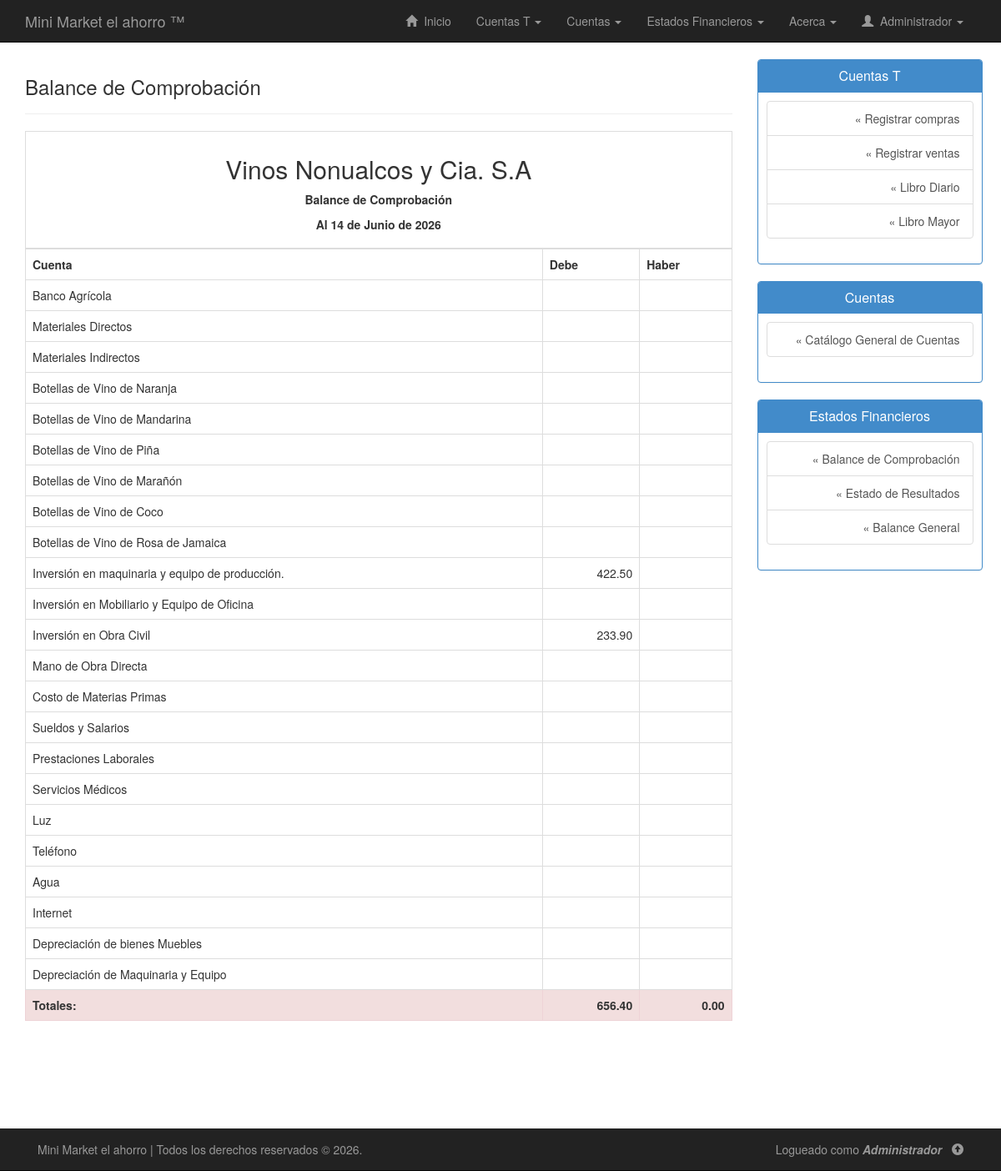
The app's page /php/balance-comprobacion.php (signed in), older data.
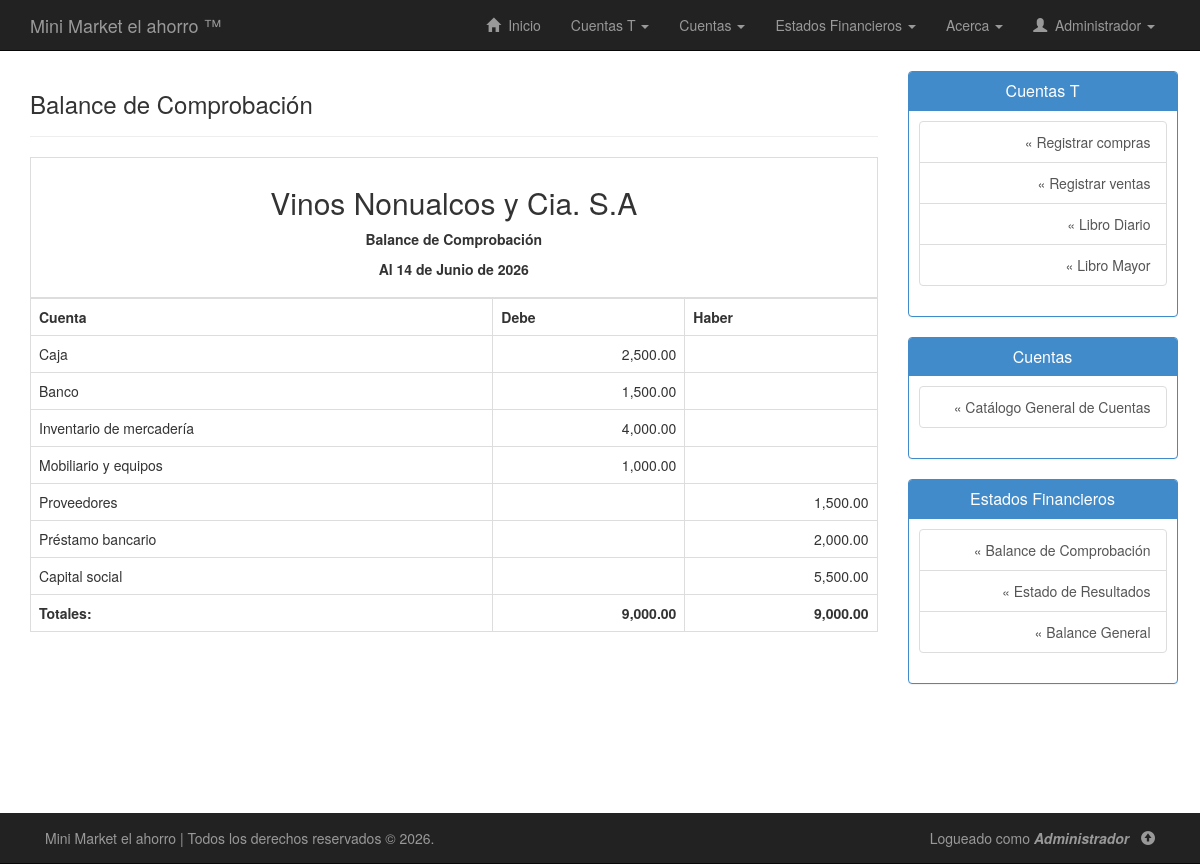
The same page, newer data.
### tables this page shows
CREATE TABLE `cuentas` (
  `codigo_cuenta` varchar(20) NOT NULL,
  `subgrupo` varchar(20) DEFAULT NULL,
  `nombre_cuenta` varchar(50) NOT NULL,
  `tiene_subcuenta` enum('Si','No') NOT NULL,
  `descripcion_cuenta` varchar(255) DEFAULT NULL,
  `saldo_debe` double NOT NULL,
  `saldo_haber` double NOT NULL
);

### php/balance-comprobacion.php (the view, shortened to what this page needs)
<!DOCTYPE html>
<html lang="es">
<head>
	<link rel="stylesheet" type="text/css" href="../css/bootstrap.min.css"/>
	<link rel="stylesheet" type="text/css" href="../css/estilos.css"/>
</head>
<body>
	<?php include("nav.php"); ?>
	<div class="container" id="contenido">
		<div class="row row-offcanvas row-offcanvas-right">
			<div class="col-xs-12 col-sm-9">
				<div class="page-header">
        			<h3>Balance de Comprobación</h3>
        		</div>
        		<div class="row">
        			<div class="container">
        				<table class="table table-bordered table-hover">
        					<thead>
								<tr>
									<th colspan="4">
										<h2 class="text-center">Vinos Nonualcos y Cia. S.A</h2>
										<p align="center">
											<strong>Balance de Comprobación</strong>
										</p>
										<p align="center">
										</p>
									</th>
								</tr>
							</thead>
							<tbody>
								<tr>
									<th>Cuenta</th>
									<th>Debe</th>
									<th>Haber</th>
								</tr>
								<?php
								if(!isset($conexion)){
									include("conexion.php");
									$sql = "SELECT * FROM cuentas";
									$ejecutar = $conexion->query($sql);
									while($regs = $ejecutar->fetch_assoc()){
										echo "<tr>";
										echo "<td>".utf8_encode($regs["nombre_cuenta"])."</td>";
										if($regs["saldo_debe"]==0){
											echo "<td></td>";
										} else {
											echo "<td class='text-right'>".number_format($regs["saldo_debe"],2)."</td>";
										}
										if($regs["saldo_haber"]==0){
											echo "<td></td>";
										} else {
											echo "<td class='text-right'>".number_format($regs["saldo_haber"],2)."</td>";
										}
										echo "</tr>";
									}
									$sql = "SELECT SUM(saldo_debe) sumadebe, SUM(saldo_haber) sumahaber FROM cuentas";
									$ejecutar = $conexion->query($sql);
									echo "<tr>";
									while($reg = $ejecutar->fetch_assoc()){
										if($reg["sumadebe"]!=$reg["sumahaber"]){
											echo "<td class='danger'><strong>Totales:</strong> </td>";
											echo "<td class='text-right danger'><strong>".number_format($reg["sumadebe"],2)."</strong></td>";
											echo "<td class='text-right danger'><strong>".number_format($reg["sumahaber"],2)."</strong></td>";
										} else {
											echo "<td><strong>Totales:</strong> </td>";
											echo "<td class='text-right'><strong>".number_format($reg["sumadebe"],2)."</strong></td>";
											echo "<td class='text-right'><strong>".number_format($reg["sumahaber"],2)."</strong></td>";
										}
									}
									echo "</tr>";
								}
								?>
							</tbody>
        				</table>
        			</div>
        		</div>
        	</div>
        	<?php include("sidebar.php"); ?>
        </div>
    </div>
	<?php include("footer.php"); ?>
</body>
</html>

Row changes from the older to the newer data that the page shows:
removed cuentas: nombre_cuenta "Banco Agrícola", saldo_debe 0 (drawn), saldo_haber 0 (drawn)
removed cuentas: nombre_cuenta "Materiales Directos", saldo_debe 0 (drawn), saldo_haber 0 (drawn)
removed cuentas: nombre_cuenta "Materiales Indirectos", saldo_debe 0 (drawn), saldo_haber 0 (drawn)
removed cuentas: nombre_cuenta "Botellas de Vino de Naranja", saldo_debe 0 (drawn), saldo_haber 0 (drawn)
removed cuentas: nombre_cuenta "Botellas de Vino de Mandarina", saldo_debe 0 (drawn), saldo_haber 0 (drawn)
removed cuentas: nombre_cuenta "Botellas de Vino de Piña", saldo_debe 0 (drawn), saldo_haber 0 (drawn)
removed cuentas: nombre_cuenta "Botellas de Vino de Marañón", saldo_debe 0 (drawn), saldo_haber 0 (drawn)
removed cuentas: nombre_cuenta "Botellas de Vino de Coco", saldo_debe 0 (drawn), saldo_haber 0 (drawn)
removed cuentas: nombre_cuenta "Botellas de Vino de Rosa de Jamaica", saldo_debe 0 (drawn), saldo_haber 0 (drawn)
removed cuentas: nombre_cuenta "Inversión en maquinaria y equipo de producción.", saldo_debe "422.50", saldo_haber 0 (drawn)
removed cuentas: nombre_cuenta "Inversión en Mobiliario y Equipo de Oficina", saldo_debe 0 (drawn), saldo_haber 0 (drawn)
removed cuentas: nombre_cuenta "Inversión en Obra Civil", saldo_debe "233.90", saldo_haber 0 (drawn)
removed cuentas: nombre_cuenta "Mano de Obra Directa", saldo_debe 0 (drawn), saldo_haber 0 (drawn)
removed cuentas: nombre_cuenta "Costo de Materias Primas", saldo_debe 0 (drawn), saldo_haber 0 (drawn)
removed cuentas: nombre_cuenta "Sueldos y Salarios", saldo_debe 0 (drawn), saldo_haber 0 (drawn)
removed cuentas: nombre_cuenta "Prestaciones Laborales", saldo_debe 0 (drawn), saldo_haber 0 (drawn)
removed cuentas: nombre_cuenta "Servicios Médicos", saldo_debe 0 (drawn), saldo_haber 0 (drawn)
removed cuentas: nombre_cuenta "Luz", saldo_debe 0 (drawn), saldo_haber 0 (drawn)
removed cuentas: nombre_cuenta "Teléfono", saldo_debe 0 (drawn), saldo_haber 0 (drawn)
removed cuentas: nombre_cuenta "Agua", saldo_debe 0 (drawn), saldo_haber 0 (drawn)
removed cuentas: nombre_cuenta "Internet", saldo_debe 0 (drawn), saldo_haber 0 (drawn)
removed cuentas: nombre_cuenta "Depreciación de bienes Muebles", saldo_debe 0 (drawn), saldo_haber 0 (drawn)
removed cuentas: nombre_cuenta "Depreciación de Maquinaria y Equipo", saldo_debe 0 (drawn), saldo_haber 0 (drawn)
added cuentas: nombre_cuenta "Caja", saldo_debe "2,500.00", saldo_haber 0 (drawn)
added cuentas: nombre_cuenta "Banco", saldo_debe "1,500.00", saldo_haber 0 (drawn)
added cuentas: nombre_cuenta "Inventario de mercadería", saldo_debe "4,000.00", saldo_haber 0 (drawn)
added cuentas: nombre_cuenta "Mobiliario y equipos", saldo_debe "1,000.00", saldo_haber 0 (drawn)
added cuentas: nombre_cuenta "Proveedores", saldo_debe 0 (drawn), saldo_haber "1,500.00"
added cuentas: nombre_cuenta "Préstamo bancario", saldo_debe 0 (drawn), saldo_haber "2,000.00"
added cuentas: nombre_cuenta "Capital social", saldo_debe 0 (drawn), saldo_haber "5,500.00"
Text that changed along with them:
new list line: "Totales: 9,000.00 9,000.00"
list line gone: "Totales: 656.40 0.00"
